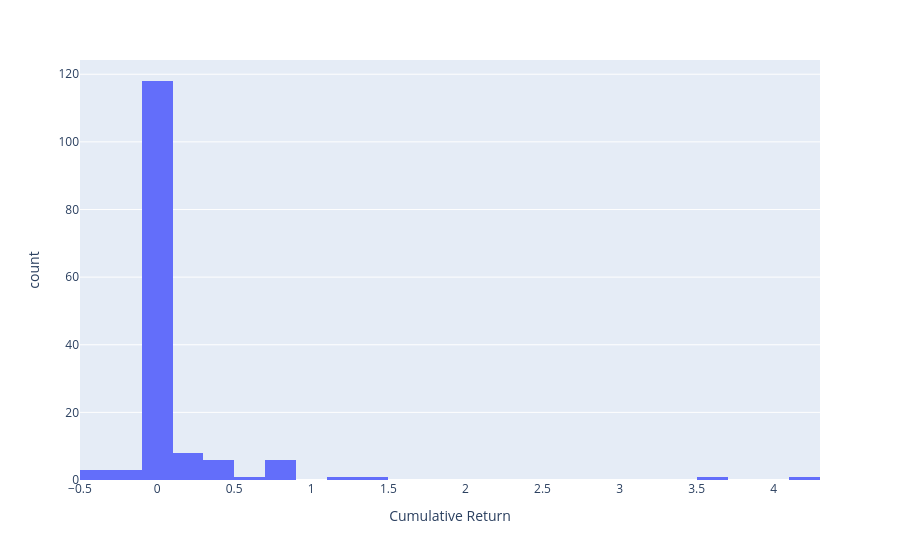

Notebook cell for this chart:
### Code cell
px.histogram(performance_df[performance_df<35],'cum_ret_ac' , labels={'cum_ret_ac':'Cumulative Return '})

### Figure 1 — Plotly figure (JSON) as saved in the notebook; plotly's stock layout.template omitted (floating-point values rounded to 4 significant figures; data arrays with more than 128 entries replaced by an {"elided": "..."} marker saying what was removed)
{"data": [{"alignmentgroup": "True", "bingroup": "x", "hovertemplate": "Cumulative Return =%{x}<br>count=%{y}<extra></extra>", "legendgroup": "", "marker": {"color": "#636efa", "pattern": {"shape": ""}}, "name": "", "offsetgroup": "", "orientation": "v", "showlegend": false, "type": "histogram", "x": {"elided": "150 float values"}, "xaxis": "x", "yaxis": "y"}], "layout": {"autosize": true, "barmode": "relative", "legend": {"tracegroupgap": 0}, "margin": {"t": 60}, "xaxis": {"anchor": "y", "autorange": true, "domain": [0, 1], "range": [-0.5, 4.3], "title": {"text": "Cumulative Return "}, "type": "linear"}, "yaxis": {"anchor": "x", "autorange": true, "domain": [0, 1], "range": [0, 124.2], "title": {"text": "count"}}}}
